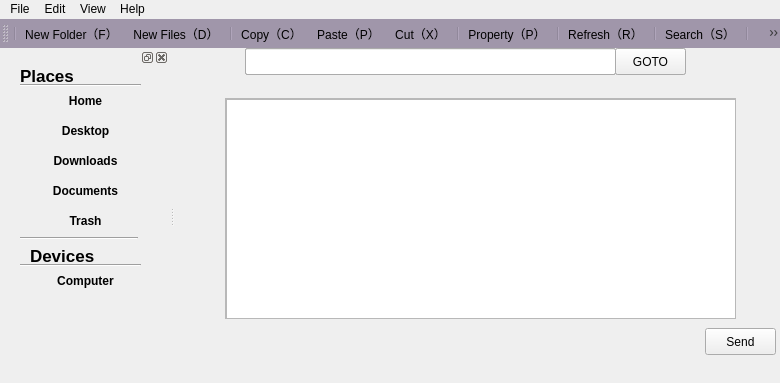
<?xml version="1.0" encoding="UTF-8"?>
<ui version="4.0">
 <class>MainWindow</class>
 <widget class="QMainWindow" name="MainWindow">
  <property name="geometry">
   <rect>
    <x>0</x>
    <y>0</y>
    <width>780</width>
    <height>383</height>
   </rect>
  </property>
  <property name="windowTitle">
   <string>MainWindow</string>
  </property>
  <property name="windowIcon">
   <iconset resource="menu.qrc">
    <normaloff>:/File/images/cypher.png</normaloff>:/File/images/cypher.png</iconset>
  </property>
  <property name="styleSheet">
   <string notr="true">border-color:rgb(255, 255, 255)</string>
  </property>
  <widget class="QWidget" name="centralWidget">
   <widget class="QWidget" name="gridLayoutWidget">
    <property name="geometry">
     <rect>
      <x>0</x>
      <y>10</y>
      <width>2</width>
      <height>2</height>
     </rect>
    </property>
    <layout class="QGridLayout" name="gridLayout"/>
   </widget>
   <widget class="QWidget" name="searchWidget" native="true">
    <property name="enabled">
     <bool>true</bool>
    </property>
    <property name="geometry">
     <rect>
      <x>0</x>
      <y>0</y>
      <width>581</width>
      <height>31</height>
     </rect>
    </property>
    <widget class="QLabel" name="label">
     <property name="geometry">
      <rect>
       <x>40</x>
       <y>0</y>
       <width>21</width>
       <height>21</height>
      </rect>
     </property>
     <property name="styleSheet">
      <string notr="true">background-image: url(:/File/images/s1.png);</string>
     </property>
     <property name="text">
      <string/>
     </property>
    </widget>
    <widget class="QPushButton" name="pushButton_2">
     <property name="geometry">
      <rect>
       <x>440</x>
       <y>0</y>
       <width>71</width>
       <height>27</height>
      </rect>
     </property>
     <property name="text">
      <string>Cancel</string>
     </property>
    </widget>
    <widget class="QLineEdit" name="lineEdit">
     <property name="geometry">
      <rect>
       <x>70</x>
       <y>0</y>
       <width>371</width>
       <height>27</height>
      </rect>
     </property>
    </widget>
   </widget>
   <widget class="QLineEdit" name="lineEdit_2">
    <property name="geometry">
     <rect>
      <x>70</x>
      <y>0</y>
      <width>371</width>
      <height>27</height>
     </rect>
    </property>
   </widget>
   <widget class="QLabel" name="curLabel">
    <property name="geometry">
     <rect>
      <x>40</x>
      <y>0</y>
      <width>21</width>
      <height>21</height>
     </rect>
    </property>
    <property name="font">
     <font>
      <pointsize>10</pointsize>
     </font>
    </property>
    <property name="styleSheet">
     <string notr="true">background-image:url(:/File/images/foler.png)</string>
    </property>
    <property name="text">
     <string/>
    </property>
   </widget>
   <widget class="QScrollArea" name="scrollArea">
    <property name="geometry">
     <rect>
      <x>50</x>
      <y>50</y>
      <width>511</width>
      <height>221</height>
     </rect>
    </property>
    <property name="widgetResizable">
     <bool>true</bool>
    </property>
    <widget class="QWidget" name="scrollAreaWidgetContents">
     <property name="geometry">
      <rect>
       <x>0</x>
       <y>0</y>
       <width>509</width>
       <height>219</height>
      </rect>
     </property>
     <widget class="QListWidget" name="outPutListWidget">
      <property name="geometry">
       <rect>
        <x>0</x>
        <y>0</y>
        <width>511</width>
        <height>221</height>
       </rect>
      </property>
     </widget>
    </widget>
   </widget>
   <widget class="QLineEdit" name="lineEdit_3">
    <property name="geometry">
     <rect>
      <x>70</x>
      <y>0</y>
      <width>371</width>
      <height>27</height>
     </rect>
    </property>
   </widget>
   <widget class="QScrollArea" name="scrollArea_2">
    <property name="geometry">
     <rect>
      <x>50</x>
      <y>50</y>
      <width>511</width>
      <height>221</height>
     </rect>
    </property>
    <property name="widgetResizable">
     <bool>true</bool>
    </property>
    <widget class="QWidget" name="scrollAreaWidgetContents_2">
     <property name="geometry">
      <rect>
       <x>0</x>
       <y>0</y>
       <width>509</width>
       <height>219</height>
      </rect>
     </property>
     <widget class="QListWidget" name="outPutListWithoutSearch">
      <property name="geometry">
       <rect>
        <x>0</x>
        <y>0</y>
        <width>511</width>
        <height>221</height>
       </rect>
      </property>
     </widget>
    </widget>
   </widget>
   <widget class="QPushButton" name="GOTO">
    <property name="geometry">
     <rect>
      <x>440</x>
      <y>0</y>
      <width>71</width>
      <height>27</height>
     </rect>
    </property>
    <property name="text">
     <string>GOTO</string>
    </property>
   </widget>
   <widget class="QPushButton" name="Send">
    <property name="geometry">
     <rect>
      <x>530</x>
      <y>280</y>
      <width>71</width>
      <height>27</height>
     </rect>
    </property>
    <property name="text">
     <string>Send</string>
    </property>
   </widget>
  </widget>
  <widget class="QMenuBar" name="menuBar">
   <property name="geometry">
    <rect>
     <x>0</x>
     <y>0</y>
     <width>780</width>
     <height>25</height>
    </rect>
   </property>
   <widget class="QMenu" name="menu_F">
    <property name="title">
     <string>File</string>
    </property>
    <addaction name="action_F"/>
    <addaction name="action_D"/>
    <addaction name="separator"/>
    <addaction name="action_R_2"/>
    <addaction name="action_D_2"/>
    <addaction name="separator"/>
   </widget>
   <widget class="QMenu" name="menu_E">
    <property name="title">
     <string>Edit</string>
    </property>
    <addaction name="separator"/>
    <addaction name="action_C_2"/>
    <addaction name="action_C_3"/>
    <addaction name="action_P_2"/>
    <addaction name="separator"/>
   </widget>
   <widget class="QMenu" name="menu_V">
    <property name="title">
     <string>View</string>
    </property>
    <addaction name="separator"/>
    <addaction name="refresh"/>
    <addaction name="action_P"/>
    <addaction name="separator"/>
    <addaction name="showSideBar"/>
   </widget>
   <widget class="QMenu" name="menu_H">
    <property name="title">
     <string>Help</string>
    </property>
    <addaction name="action_A"/>
   </widget>
   <addaction name="menu_F"/>
   <addaction name="menu_E"/>
   <addaction name="menu_V"/>
   <addaction name="menu_H"/>
  </widget>
  <widget class="QToolBar" name="mainToolBar">
   <property name="styleSheet">
    <string notr="true">background-color:rgb(160, 150, 170)</string>
   </property>
   <attribute name="toolBarArea">
    <enum>TopToolBarArea</enum>
   </attribute>
   <attribute name="toolBarBreak">
    <bool>false</bool>
   </attribute>
   <addaction name="separator"/>
   <addaction name="action_F"/>
   <addaction name="action_D"/>
   <addaction name="separator"/>
   <addaction name="action_C_3"/>
   <addaction name="action_P_2"/>
   <addaction name="action_C_2"/>
   <addaction name="separator"/>
   <addaction name="action_P"/>
   <addaction name="separator"/>
   <addaction name="refresh"/>
   <addaction name="separator"/>
   <addaction name="action_S"/>
   <addaction name="separator"/>
   <addaction name="actionEdit"/>
  </widget>
  <widget class="QDockWidget" name="leftWidget">
   <property name="minimumSize">
    <size>
     <width>169</width>
     <height>41</height>
    </size>
   </property>
   <attribute name="dockWidgetArea">
    <number>1</number>
   </attribute>
   <widget class="QWidget" name="dockWidgetContents_2">
    <widget class="QLabel" name="label_2">
     <property name="geometry">
      <rect>
       <x>20</x>
       <y>0</y>
       <width>67</width>
       <height>17</height>
      </rect>
     </property>
     <property name="font">
      <font>
       <pointsize>13</pointsize>
       <weight>75</weight>
       <bold>true</bold>
      </font>
     </property>
     <property name="text">
      <string>Places</string>
     </property>
    </widget>
    <widget class="Line" name="line">
     <property name="geometry">
      <rect>
       <x>20</x>
       <y>10</y>
       <width>121</width>
       <height>16</height>
      </rect>
     </property>
     <property name="orientation">
      <enum>Qt::Horizontal</enum>
     </property>
    </widget>
    <widget class="QPushButton" name="pushButton_3">
     <property name="geometry">
      <rect>
       <x>0</x>
       <y>20</y>
       <width>171</width>
       <height>27</height>
      </rect>
     </property>
     <property name="font">
      <font>
       <weight>75</weight>
       <bold>true</bold>
      </font>
     </property>
     <property name="text">
      <string>Home</string>
     </property>
     <property name="flat">
      <bool>true</bool>
     </property>
    </widget>
    <widget class="QPushButton" name="pushButton_4">
     <property name="geometry">
      <rect>
       <x>0</x>
       <y>50</y>
       <width>171</width>
       <height>27</height>
      </rect>
     </property>
     <property name="font">
      <font>
       <weight>75</weight>
       <bold>true</bold>
      </font>
     </property>
     <property name="text">
      <string>Desktop</string>
     </property>
     <property name="flat">
      <bool>true</bool>
     </property>
    </widget>
    <widget class="QPushButton" name="pushButton_5">
     <property name="geometry">
      <rect>
       <x>0</x>
       <y>80</y>
       <width>171</width>
       <height>27</height>
      </rect>
     </property>
     <property name="font">
      <font>
       <weight>75</weight>
       <bold>true</bold>
      </font>
     </property>
     <property name="text">
      <string>Downloads</string>
     </property>
     <property name="flat">
      <bool>true</bool>
     </property>
    </widget>
    <widget class="QPushButton" name="pushButton_6">
     <property name="geometry">
      <rect>
       <x>0</x>
       <y>110</y>
       <width>171</width>
       <height>27</height>
      </rect>
     </property>
     <property name="font">
      <font>
       <weight>75</weight>
       <bold>true</bold>
      </font>
     </property>
     <property name="text">
      <string>Documents</string>
     </property>
     <property name="flat">
      <bool>true</bool>
     </property>
    </widget>
    <widget class="QPushButton" name="pushButton_7">
     <property name="geometry">
      <rect>
       <x>0</x>
       <y>140</y>
       <width>171</width>
       <height>27</height>
      </rect>
     </property>
     <property name="font">
      <font>
       <weight>75</weight>
       <bold>true</bold>
      </font>
     </property>
     <property name="text">
      <string>Trash</string>
     </property>
     <property name="flat">
      <bool>true</bool>
     </property>
    </widget>
    <widget class="Line" name="line_2">
     <property name="geometry">
      <rect>
       <x>20</x>
       <y>170</y>
       <width>118</width>
       <height>3</height>
      </rect>
     </property>
     <property name="orientation">
      <enum>Qt::Horizontal</enum>
     </property>
    </widget>
    <widget class="QPushButton" name="pushButton_8">
     <property name="geometry">
      <rect>
       <x>0</x>
       <y>200</y>
       <width>171</width>
       <height>27</height>
      </rect>
     </property>
     <property name="font">
      <font>
       <weight>75</weight>
       <bold>true</bold>
      </font>
     </property>
     <property name="text">
      <string>Computer</string>
     </property>
     <property name="flat">
      <bool>true</bool>
     </property>
    </widget>
    <widget class="QLabel" name="label_3">
     <property name="geometry">
      <rect>
       <x>30</x>
       <y>180</y>
       <width>67</width>
       <height>17</height>
      </rect>
     </property>
     <property name="font">
      <font>
       <pointsize>13</pointsize>
       <weight>75</weight>
       <bold>true</bold>
      </font>
     </property>
     <property name="text">
      <string>Devices</string>
     </property>
    </widget>
    <widget class="Line" name="line_3">
     <property name="geometry">
      <rect>
       <x>20</x>
       <y>190</y>
       <width>121</width>
       <height>16</height>
      </rect>
     </property>
     <property name="orientation">
      <enum>Qt::Horizontal</enum>
     </property>
    </widget>
   </widget>
  </widget>
  <action name="action_A">
   <property name="icon">
    <iconset resource="menu.qrc">
     <normaloff>:/File/images/about.png</normaloff>:/File/images/about.png</iconset>
   </property>
   <property name="text">
    <string>About（&amp;A）</string>
   </property>
   <property name="shortcut">
    <string>Ctrl+Shift+A</string>
   </property>
  </action>
  <action name="action_F">
   <property name="icon">
    <iconset resource="menu.qrc">
     <normaloff>:/File/images/newFold.png</normaloff>:/File/images/newFold.png</iconset>
   </property>
   <property name="text">
    <string>New Folder（&amp;F）</string>
   </property>
   <property name="iconText">
    <string>New Folder（F）</string>
   </property>
   <property name="shortcut">
    <string>Ctrl+Shift+N</string>
   </property>
  </action>
  <action name="action_D">
   <property name="icon">
    <iconset resource="menu.qrc">
     <normaloff>:/File/images/new.png</normaloff>:/File/images/new.png</iconset>
   </property>
   <property name="text">
    <string>New FIle（&amp;D）</string>
   </property>
   <property name="iconText">
    <string>New Files（D）</string>
   </property>
  </action>
  <action name="action_P">
   <property name="icon">
    <iconset resource="menu.qrc">
     <normaloff>:/File/images/property.png</normaloff>:/File/images/property.png</iconset>
   </property>
   <property name="text">
    <string>Property（&amp;P）</string>
   </property>
   <property name="iconText">
    <string>Property（P）</string>
   </property>
   <property name="shortcut">
    <string>Alt+Return</string>
   </property>
  </action>
  <action name="action_C_2">
   <property name="icon">
    <iconset resource="menu.qrc">
     <normaloff>:/File/images/cut.png</normaloff>:/File/images/cut.png</iconset>
   </property>
   <property name="text">
    <string>Cut（&amp;X）</string>
   </property>
   <property name="iconText">
    <string>Cut（X）</string>
   </property>
   <property name="shortcut">
    <string>Ctrl+X</string>
   </property>
  </action>
  <action name="action_C_3">
   <property name="icon">
    <iconset resource="menu.qrc">
     <normaloff>:/File/images/copy.png</normaloff>:/File/images/copy.png</iconset>
   </property>
   <property name="text">
    <string>Copy（&amp;C）</string>
   </property>
   <property name="shortcut">
    <string>Ctrl+C</string>
   </property>
  </action>
  <action name="action_P_2">
   <property name="icon">
    <iconset resource="menu.qrc">
     <normaloff>:/File/images/paste.png</normaloff>:/File/images/paste.png</iconset>
   </property>
   <property name="text">
    <string>Paste（&amp;P）</string>
   </property>
   <property name="shortcut">
    <string>Ctrl+V</string>
   </property>
  </action>
  <action name="refresh">
   <property name="icon">
    <iconset resource="menu.qrc">
     <normaloff>:/File/images/refresh.png</normaloff>:/File/images/refresh.png</iconset>
   </property>
   <property name="text">
    <string>Refresh（&amp;R）</string>
   </property>
   <property name="shortcut">
    <string>Ctrl+Shift+R</string>
   </property>
  </action>
  <action name="action_S">
   <property name="icon">
    <iconset resource="menu.qrc">
     <normaloff>:/File/images/search.png</normaloff>:/File/images/search.png</iconset>
   </property>
   <property name="text">
    <string>Search（&amp;S）</string>
   </property>
   <property name="shortcut">
    <string>Ctrl+F</string>
   </property>
  </action>
  <action name="action_D_2">
   <property name="icon">
    <iconset resource="menu.qrc">
     <normaloff>:/File/images/delete.png</normaloff>:/File/images/delete.png</iconset>
   </property>
   <property name="text">
    <string>Delete（&amp;D）</string>
   </property>
   <property name="iconText">
    <string>Delete（D）</string>
   </property>
   <property name="shortcut">
    <string>Ctrl+Backspace</string>
   </property>
  </action>
  <action name="showSideBar">
   <property name="checkable">
    <bool>true</bool>
   </property>
   <property name="checked">
    <bool>false</bool>
   </property>
   <property name="text">
    <string>Show SideBar</string>
   </property>
  </action>
  <action name="action_R_2">
   <property name="icon">
    <iconset resource="menu.qrc">
     <normaloff>:/File/images/rename.png</normaloff>:/File/images/rename.png</iconset>
   </property>
   <property name="text">
    <string>Rename</string>
   </property>
   <property name="shortcut">
    <string>Ctrl+M</string>
   </property>
  </action>
  <action name="actionEdit">
   <property name="icon">
    <iconset resource="menu.qrc">
     <normaloff>:/File/images/edit.png</normaloff>:/File/images/edit.png</iconset>
   </property>
   <property name="text">
    <string>Edit</string>
   </property>
  </action>
 </widget>
 <layoutdefault spacing="6" margin="11"/>
 <resources>
  <include location="menu.qrc"/>
 </resources>
 <connections/>
</ui>
